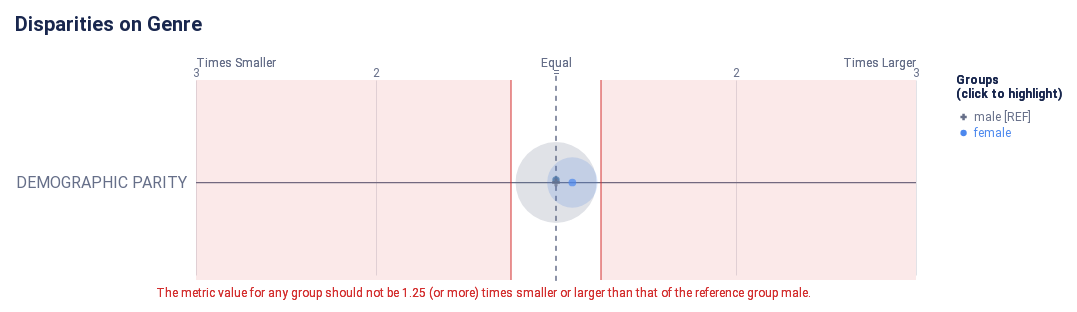

This figure's notebook cell:
### Code cell
ap.disparity(fairness, metrics, 'genre' ,fairness_threshold = 1.25)

### Figure 1 — Vega-Lite specification as saved in the notebook (floating-point values rounded to 4 significant figures)
{"config": {"view": {"continuousWidth": 300, "continuousHeight": 300, "strokeWidth": 0}, "axisLeft": {"labelColor": "rgb(102, 111, 137)", "labelFont": "Roboto, Arial, sans-serif", "labelFontSize": 16}, "title": {"anchor": "start", "color": "rgb(25, 39, 78)", "font": "Roboto, Arial, sans-serif", "fontSize": 20, "fontWeight": "bold", "offset": 20}}, "layer": [{"data": {"name": "data-558034c894d6fb9bb987c2021173a07b"}, "mark": {"type": "rule", "stroke": "rgb(102, 111, 137)", "strokeWidth": 1.25, "tooltip": null}, "encoding": {"x": {"field": "x", "scale": {"domain": [-2, 2], "range": [40.0, 760.0]}, "type": "quantitative"}, "x2": {"field": "x2"}, "y": {"axis": {"domain": false, "labelAngle": 0, "labelPadding": -30, "orient": "left", "ticks": false, "title": null}, "field": "metric", "scale": {"domain": ["DEMOGRAPHIC PARITY"], "range": [30, 225.0]}, "type": "nominal"}}}, {"data": {"name": "data-de84bc8c822dac0bd3b12b0342548471"}, "mark": {"type": "rule", "stroke": "rgb(102, 111, 137)", "strokeDash": [5, 5], "strokeWidth": 1}, "encoding": {"tooltip": {"value": "male [REF]"}, "x": {"value": 400.0}, "y": {"value": 20.83}, "y2": {"value": 229.2}}}, {"data": {"name": "data-5301160e2632d994a912fb62c574b38d"}, "mark": {"type": "text", "align": "center", "color": "rgb(102, 111, 137)", "font": "Roboto, Arial, sans-serif", "fontSize": 12, "fontWeight": "normal", "tooltip": null}, "encoding": {"text": {"field": "label", "type": "nominal"}, "x": {"field": "value", "scale": {"domain": [-2, 2], "range": [40.0, 760.0]}, "type": "quantitative"}, "y": {"value": 17.5}}}, {"layer": [{"mark": {"type": "text", "align": "left", "fill": "rgb(102, 111, 137)", "font": "Roboto, Arial, sans-serif", "fontSize": 12, "fontWeight": "normal", "tooltip": null}, "encoding": {"text": {"value": "Times Smaller"}, "x": {"value": 40.0}, "y": {"value": 7.5}}}, {"mark": {"type": "text", "align": "right", "fill": "rgb(102, 111, 137)", "font": "Roboto, Arial, sans-serif", "fontSize": 12, "fontWeight": "normal", "tooltip": null}, "encoding": {"text": {"value": "Times Larger"}, "x": {"value": 760.0}, "y": {"value": 7.5}}}, {"mark": {"type": "text", "align": "center", "fill": "rgb(102, 111, 137)", "font": "Roboto, Arial, sans-serif", "fontSize": 12, "fontWeight": "normal", "tooltip": null}, "encoding": {"text": {"value": "Equal"}, "x": {"value": 400.0}, "y": {"value": 7.5}}}], "data": {"name": "data-de84bc8c822dac0bd3b12b0342548471"}}, {"layer": [{"mark": {"type": "rule", "opacity": 0.8, "stroke": "rgb(211, 47, 47)", "strokeWidth": 1.25, "tooltip": null}, "encoding": {"x": {"field": "min", "scale": {"domain": [-2, 2], "range": [40.0, 760.0]}, "type": "quantitative"}, "y": {"value": 25.0}, "y2": {"value": 225.0}}}, {"mark": {"type": "rule", "opacity": 0.8, "stroke": "rgb(211, 47, 47)", "strokeWidth": 1.25, "tooltip": null}, "encoding": {"x": {"field": "max", "scale": {"domain": [-2, 2], "range": [40.0, 760.0]}, "type": "quantitative"}, "y": {"value": 25.0}, "y2": {"value": 225.0}}}, {"layer": [{"mark": {"type": "rect", "fill": "rgb(211, 47, 47)", "opacity": 0.1, "tooltip": null}, "encoding": {"x": {"field": "min", "scale": {"domain": [-2, 2], "range": [40.0, 760.0]}, "type": "quantitative"}, "x2": {"field": "lower_end"}, "y": {"value": 25.0}, "y2": {"value": 225.0}}}, {"mark": {"type": "rect", "fill": "rgb(211, 47, 47)", "opacity": 0.1, "tooltip": null}, "encoding": {"x": {"field": "max", "scale": {"domain": [-2, 2], "range": [40.0, 760.0]}, "type": "quantitative"}, "x2": {"field": "upper_end"}, "y": {"value": 25.0}, "y2": {"value": 225.0}}}]}, {"layer": [{"mark": {"type": "text", "align": "left", "baseline": "top", "fill": "rgb(211, 47, 47)", "font": "Roboto, Arial, sans-serif", "fontSize": 12, "fontWeight": "normal", "tooltip": null}, "encoding": {"text": {"value": "The metric value for any group should not be 1.25 (or more) times smaller or larger than that of the reference group male."}, "x": {"value": 0}, "y": {"value": 233.3}}}], "data": {"name": "data-de84bc8c822dac0bd3b12b0342548471"}}], "data": {"name": "data-f6c9b01b2d2ca106ef2a532bc000e3e1"}}, {"layer": [{"data": {"name": "empty"}, "mark": {"type": "circle"}}, {"data": {"name": "data-87e017bd035bac831e416097d0c092c7"}, "mark": {"type": "circle", "cursor": "pointer", "opacity": 0.2}, "encoding": {"color": {"condition": {"param": "param_1", "empty": true, "field": "attribute_value", "legend": null, "scale": {"domain": ["male", "female"], "range": ["rgb(102, 111, 137)", "rgb(76, 136, 238)", "rgb(254, 97, 0)", "rgb(220, 38, 127)", "rgb(255, 176, 0)", "rgb(150, 95, 230)"]}, "type": "nominal"}, "value": "rgb(225, 226, 231)"}, "size": {"field": "group_size", "legend": null, "scale": {"domain": [0, 172.8], "range": [0, 7854.0]}, "type": "quantitative"}, "tooltip": [{"field": "attribute_value", "title": "Group", "type": "nominal"}, {"field": "tooltip_group_size", "title": "Group Size", "type": "nominal"}, {"field": "tooltip_disparity_explanation_pprev", "title": "Disparity", "type": "nominal"}, {"field": "pprev", "format": ".2f", "title": "DEMOGRAPHIC PARITY", "type": "quantitative"}], "x": {"axis": {"domain": false, "gridColor": "rgb(225, 226, 231)", "labels": false, "ticks": false, "title": null, "values": [1, 2, -2, -1]}, "field": "pprev_disparity_scaled", "scale": {"domain": [-2, 2], "range": [40.0, 760.0]}, "type": "quantitative"}, "y": {"axis": {"domain": false, "grid": false, "labels": false, "ticks": false, "title": null}, "field": "metric_variable", "scale": {"domain": ["DEMOGRAPHIC PARITY"], "range": [30, 225.0]}, "type": "nominal"}}, "name": "view_2", "transform": [{"calculate": "'DEMOGRAPHIC PARITY'", "as": "metric_variable"}]}, {"layer": [{"data": {"name": "empty"}, "mark": {"type": "point"}}, {"data": {"name": "data-87e017bd035bac831e416097d0c092c7"}, "mark": {"type": "point", "cursor": "pointer", "filled": true, "size": 60}, "encoding": {"color": {"condition": {"param": "param_1", "empty": true, "field": "attribute_value", "legend": null, "scale": {"domain": ["male", "female"], "range": ["rgb(102, 111, 137)", "rgb(76, 136, 238)", "rgb(254, 97, 0)", "rgb(220, 38, 127)", "rgb(255, 176, 0)", "rgb(150, 95, 230)"]}, "type": "nominal"}, "value": "rgb(225, 226, 231)"}, "shape": {"field": "attribute_value", "legend": null, "scale": {"domain": ["male", "female"], "range": ["cross", "circle"]}, "type": "nominal"}, "tooltip": [{"field": "attribute_value", "title": "Group", "type": "nominal"}, {"field": "tooltip_group_size", "title": "Group Size", "type": "nominal"}, {"field": "tooltip_disparity_explanation_pprev", "title": "Disparity", "type": "nominal"}, {"field": "pprev", "format": ".2f", "title": "DEMOGRAPHIC PARITY", "type": "quantitative"}], "x": {"axis": {"domain": false, "gridColor": "rgb(225, 226, 231)", "labels": false, "ticks": false, "title": null, "values": [1, 2, -2, -1]}, "field": "pprev_disparity_scaled", "scale": {"domain": [-2, 2], "range": [40.0, 760.0]}, "type": "quantitative"}, "y": {"axis": {"domain": false, "grid": false, "labels": false, "ticks": false, "title": null}, "field": "metric_variable", "scale": {"domain": ["DEMOGRAPHIC PARITY"], "range": [30, 225.0]}, "type": "nominal"}}, "name": "view_1", "transform": [{"calculate": "'DEMOGRAPHIC PARITY'", "as": "metric_variable"}]}]}]}, {"layer": [{"mark": {"type": "point", "cursor": "pointer", "filled": true, "opacity": 1, "size": 40}, "encoding": {"color": {"condition": {"param": "param_1", "empty": true, "field": "attribute_value", "legend": null, "scale": {"domain": ["male", "female"], "range": ["rgb(102, 111, 137)", "rgb(76, 136, 238)", "rgb(254, 97, 0)", "rgb(220, 38, 127)", "rgb(255, 176, 0)", "rgb(150, 95, 230)"]}, "type": "nominal"}, "value": "rgb(225, 226, 231)"}, "shape": {"field": "attribute_value", "legend": null, "scale": {"domain": ["male", "female"], "range": ["cross", "circle"]}, "type": "nominal"}, "x": {"value": 807.6}, "y": {"axis": {"domain": false, "grid": false, "labels": false, "ticks": false, "title": null}, "field": "attribute_value", "scale": {"domain": ["male", "female"], "range": [54, 86]}, "type": "nominal"}}, "name": "view_3"}, {"mark": {"type": "text", "align": "left", "baseline": "middle", "cursor": "pointer", "font": "Roboto, Arial, sans-serif", "fontSize": 12, "fontWeight": "normal"}, "encoding": {"color": {"condition": {"param": "param_1", "empty": true, "field": "attribute_value", "legend": null, "scale": {"domain": ["male", "female"], "range": ["rgb(102, 111, 137)", "rgb(76, 136, 238)", "rgb(254, 97, 0)", "rgb(220, 38, 127)", "rgb(255, 176, 0)", "rgb(150, 95, 230)"]}, "type": "nominal"}, "value": "rgb(225, 226, 231)"}, "text": {"field": "label", "type": "nominal"}, "x": {"value": 818.1}, "y": {"axis": {"domain": false, "grid": false, "labels": false, "ticks": false, "title": null}, "field": "attribute_value", "scale": {"domain": ["male", "female"], "range": [54, 86]}, "type": "nominal"}}, "name": "view_4"}, {"data": {"name": "data-de84bc8c822dac0bd3b12b0342548471"}, "mark": {"type": "text", "align": "left", "baseline": "top", "color": "rgb(25, 39, 78)", "font": "Roboto, Arial, sans-serif", "fontSize": 12, "fontWeight": "bold"}, "encoding": {"text": {"value": "(click to highlight)"}, "x": {"value": 800}, "y": {"value": 34}}}, {"data": {"name": "data-de84bc8c822dac0bd3b12b0342548471"}, "mark": {"type": "text", "align": "left", "baseline": "top", "color": "rgb(25, 39, 78)", "font": "Roboto, Arial, sans-serif", "fontSize": 12, "fontWeight": "bold"}, "encoding": {"text": {"value": "Groups"}, "x": {"value": 800}, "y": {"value": 20}}}], "data": {"name": "data-dd7f384ef4e6ba1555057455ad48709b"}}], "height": 250, "padding": {"top": 15, "bottom": 7.0, "left": 15, "right": 15}, "params": [{"name": "param_3", "select": {"type": "point", "fields": ["attribute_value"]}, "views": ["view_2"]}, {"name": "param_2", "select": {"type": "point", "fields": ["attribute_value"]}, "views": ["view_1"]}, {"name": "param_1", "select": {"type": "point", "fields": ["attribute_value"]}, "views": ["view_3"]}, {"name": "param_4", "select": {"type": "point", "fields": ["attribute_value"]}, "views": ["view_4"]}], "resolve": {"scale": {"size": "independent", "y": "independent"}}, "title": "Disparities on Genre", "usermeta": {"embedOptions": {"scaleFactor": 5, "downloadFileName": "disparity_chart"}}, "width": 800, "$schema": "https://vega.github.io/schema/vega-lite/v5.20.1.json", "datasets": {"data-558034c894d6fb9bb987c2021173a07b": [{"metric": "DEMOGRAPHIC PARITY", "x": -2, "x2": 2}], "data-de84bc8c822dac0bd3b12b0342548471": [{"a": 1, "b": 0}, {"a": 1, "b": 0}], "data-5301160e2632d994a912fb62c574b38d": [{"value": 1, "label": 2}, {"value": 2, "label": 3}, {"value": -2, "label": 3}, {"value": -1, "label": 2}, {"value": 0, "label": "="}], "data-f6c9b01b2d2ca106ef2a532bc000e3e1": [{"min": -0.25, "max": 0.25, "lower_end": -2, "upper_end": 2}], "empty": [{}], "data-87e017bd035bac831e416097d0c092c7": [{"attribute_name": "genre", "attribute_value": "female", "group_size": 56, "total_entities": 200, "pprev": 0.25, "pprev_disparity": 1.091, "pprev_disparity_scaled": 0.09091, "tooltip_group_size": "56 (28.00%)", "tooltip_disparity_explanation_pprev": "1.09 times larger PPREV than the reference group"}, {"attribute_name": "genre", "attribute_value": "male", "group_size": 144, "total_entities": 200, "pprev": 0.2292, "pprev_disparity": 1.0, "pprev_disparity_scaled": 0.0, "tooltip_group_size": "144 (72.00%)", "tooltip_disparity_explanation_pprev": "Reference group"}], "data-dd7f384ef4e6ba1555057455ad48709b": [{"attribute_value": "male", "label": "male [REF]"}, {"attribute_value": "female", "label": "female"}]}}
